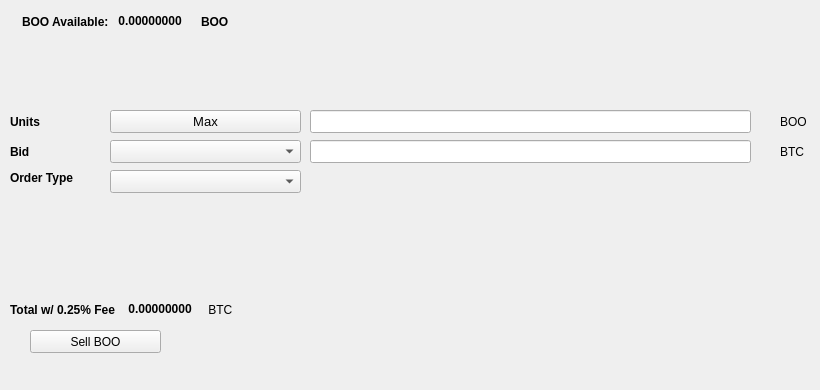
   <widget class="QWidget" name="SellTab">
    <attribute name="title">
     <string>Sell</string>
    </attribute>
    <widget class="QLabel" name="label_16">
     <property name="geometry">
      <rect>
       <x>780</x>
       <y>140</y>
       <width>31</width>
       <height>23</height>
      </rect>
     </property>
     <property name="text">
      <string>BTC</string>
     </property>
    </widget>
    <widget class="QComboBox" name="SellBidcomboBox">
     <property name="geometry">
      <rect>
       <x>110</x>
       <y>140</y>
       <width>191</width>
       <height>23</height>
      </rect>
     </property>
     <property name="font">
      <font>
       <pointsize>10</pointsize>
      </font>
     </property>
    </widget>
    <widget class="QLabel" name="label_18">
     <property name="geometry">
      <rect>
       <x>10</x>
       <y>110</y>
       <width>46</width>
       <height>23</height>
      </rect>
     </property>
     <property name="font">
      <font>
       <weight>75</weight>
       <bold>true</bold>
      </font>
     </property>
     <property name="text">
      <string>Units</string>
     </property>
    </widget>
    <widget class="QPushButton" name="Sell_Max_Amount">
     <property name="geometry">
      <rect>
       <x>110</x>
       <y>110</y>
       <width>191</width>
       <height>23</height>
      </rect>
     </property>
     <property name="font">
      <font>
       <pointsize>10</pointsize>
      </font>
     </property>
     <property name="text">
      <string>Max</string>
     </property>
    </widget>
    <widget class="QLabel" name="label_20">
     <property name="geometry">
      <rect>
       <x>10</x>
       <y>170</y>
       <width>91</width>
       <height>16</height>
      </rect>
     </property>
     <property name="font">
      <font>
       <weight>75</weight>
       <bold>true</bold>
      </font>
     </property>
     <property name="text">
      <string>Order Type</string>
     </property>
    </widget>
    <widget class="QComboBox" name="SellOrdertypeCombo">
     <property name="geometry">
      <rect>
       <x>110</x>
       <y>170</y>
       <width>191</width>
       <height>23</height>
      </rect>
     </property>
     <property name="font">
      <font>
       <pointsize>10</pointsize>
      </font>
     </property>
    </widget>
    <widget class="QLabel" name="label_21">
     <property name="geometry">
      <rect>
       <x>10</x>
       <y>140</y>
       <width>46</width>
       <height>23</height>
      </rect>
     </property>
     <property name="font">
      <font>
       <weight>75</weight>
       <bold>true</bold>
      </font>
     </property>
     <property name="text">
      <string>Bid</string>
     </property>
    </widget>
    <widget class="QLabel" name="label_22">
     <property name="geometry">
      <rect>
       <x>780</x>
       <y>110</y>
       <width>31</width>
       <height>23</height>
      </rect>
     </property>
     <property name="text">
      <string>BOO</string>
     </property>
    </widget>
    <widget class="QLineEdit" name="UnitsInputBOO">
     <property name="geometry">
      <rect>
       <x>310</x>
       <y>110</y>
       <width>441</width>
       <height>23</height>
      </rect>
     </property>
     <property name="font">
      <font>
       <pointsize>9</pointsize>
       <weight>75</weight>
       <bold>true</bold>
      </font>
     </property>
    </widget>
    <widget class="QLineEdit" name="SellBidPriceEdit">
     <property name="geometry">
      <rect>
       <x>310</x>
       <y>140</y>
       <width>441</width>
       <height>23</height>
      </rect>
     </property>
     <property name="font">
      <font>
       <pointsize>9</pointsize>
       <weight>75</weight>
       <bold>true</bold>
      </font>
     </property>
    </widget>
    <widget class="QPushButton" name="SellBOOBTN">
     <property name="geometry">
      <rect>
       <x>30</x>
       <y>330</y>
       <width>131</width>
       <height>23</height>
      </rect>
     </property>
     <property name="text">
      <string>Sell BOO</string>
     </property>
     <property name="icon">
      <iconset resource="../boom">
       <normaloff>:/icons/bitcoin</normaloff>:/icons/bitcoin</iconset>
     </property>
    </widget>
    <widget class="QWidget" name="layoutWidget3">
     <property name="geometry">
      <rect>
       <x>22</x>
       <y>12</y>
       <width>258</width>
       <height>19</height>
      </rect>
     </property>
     <layout class="QHBoxLayout" name="horizontalLayout">
      <item>
       <widget class="QLabel" name="label232_2">
        <property name="font">
         <font>
          <weight>75</weight>
          <bold>true</bold>
         </font>
        </property>
        <property name="text">
         <string>BOO Available:</string>
        </property>
       </widget>
      </item>
      <item>
       <widget class="QLabel" name="BOOAvailableLabel">
        <property name="palette">
         <palette>
          <active>
           <colorrole role="WindowText">
            <brush brushstyle="SolidPattern">
             <color alpha="255">
              <red>0</red>
              <green>0</green>
              <blue>0</blue>
             </color>
            </brush>
           </colorrole>
           <colorrole role="Button">
            <brush brushstyle="SolidPattern">
             <color alpha="255">
              <red>0</red>
              <green>170</green>
              <blue>0</blue>
             </color>
            </brush>
           </colorrole>
           <colorrole role="Light">
            <brush brushstyle="SolidPattern">
             <color alpha="255">
              <red>0</red>
              <green>255</green>
              <blue>0</blue>
             </color>
            </brush>
           </colorrole>
           <colorrole role="Midlight">
            <brush brushstyle="SolidPattern">
             <color alpha="255">
              <red>0</red>
              <green>212</green>
              <blue>0</blue>
             </color>
            </brush>
           </colorrole>
           <colorrole role="Dark">
            <brush brushstyle="SolidPattern">
             <color alpha="255">
              <red>0</red>
              <green>85</green>
              <blue>0</blue>
             </color>
            </brush>
           </colorrole>
           <colorrole role="Mid">
            <brush brushstyle="SolidPattern">
             <color alpha="255">
              <red>0</red>
              <green>113</green>
              <blue>0</blue>
             </color>
            </brush>
           </colorrole>
           <colorrole role="Text">
            <brush brushstyle="SolidPattern">
             <color alpha="255">
              <red>0</red>
              <green>170</green>
              <blue>0</blue>
             </color>
            </brush>
           </colorrole>
           <colorrole role="BrightText">
            <brush brushstyle="SolidPattern">
             <color alpha="255">
              <red>255</red>
              <green>255</green>
              <blue>255</blue>
             </color>
            </brush>
           </colorrole>
           <colorrole role="ButtonText">
            <brush brushstyle="SolidPattern">
             <color alpha="255">
              <red>0</red>
              <green>0</green>
              <blue>0</blue>
             </color>
            </brush>
           </colorrole>
           <colorrole role="Base">
            <brush brushstyle="SolidPattern">
             <color alpha="255">
              <red>255</red>
              <green>255</green>
              <blue>255</blue>
             </color>
            </brush>
           </colorrole>
           <colorrole role="Window">
            <brush brushstyle="SolidPattern">
             <color alpha="255">
              <red>0</red>
              <green>170</green>
              <blue>0</blue>
             </color>
            </brush>
           </colorrole>
           <colorrole role="Shadow">
            <brush brushstyle="SolidPattern">
             <color alpha="255">
              <red>0</red>
              <green>0</green>
              <blue>0</blue>
             </color>
            </brush>
           </colorrole>
           <colorrole role="AlternateBase">
            <brush brushstyle="SolidPattern">
             <color alpha="255">
              <red>127</red>
              <green>212</green>
              <blue>127</blue>
             </color>
            </brush>
           </colorrole>
           <colorrole role="ToolTipBase">
            <brush brushstyle="SolidPattern">
             <color alpha="255">
              <red>255</red>
              <green>255</green>
              <blue>220</blue>
             </color>
            </brush>
           </colorrole>
           <colorrole role="ToolTipText">
            <brush brushstyle="SolidPattern">
             <color alpha="255">
              <red>0</red>
              <green>0</green>
              <blue>0</blue>
             </color>
            </brush>
           </colorrole>
          </active>
          <inactive>
           <colorrole role="WindowText">
            <brush brushstyle="SolidPattern">
             <color alpha="255">
              <red>0</red>
              <green>0</green>
              <blue>0</blue>
             </color>
            </brush>
           </colorrole>
           <colorrole role="Button">
            <brush brushstyle="SolidPattern">
             <color alpha="255">
              <red>0</red>
              <green>170</green>
              <blue>0</blue>
             </color>
            </brush>
           </colorrole>
           <colorrole role="Light">
            <brush brushstyle="SolidPattern">
             <color alpha="255">
              <red>0</red>
              <green>255</green>
              <blue>0</blue>
             </color>
            </brush>
           </colorrole>
           <colorrole role="Midlight">
            <brush brushstyle="SolidPattern">
             <color alpha="255">
              <red>0</red>
              <green>212</green>
              <blue>0</blue>
             </color>
            </brush>
           </colorrole>
           <colorrole role="Dark">
            <brush brushstyle="SolidPattern">
             <color alpha="255">
              <red>0</red>
              <green>85</green>
              <blue>0</blue>
             </color>
            </brush>
           </colorrole>
           <colorrole role="Mid">
            <brush brushstyle="SolidPattern">
             <color alpha="255">
              <red>0</red>
              <green>113</green>
              <blue>0</blue>
             </color>
            </brush>
           </colorrole>
           <colorrole role="Text">
            <brush brushstyle="SolidPattern">
             <color alpha="255">
              <red>0</red>
              <green>170</green>
              <blue>0</blue>
             </color>
            </brush>
           </colorrole>
           <colorrole role="BrightText">
            <brush brushstyle="SolidPattern">
             <color alpha="255">
              <red>255</red>
              <green>255</green>
              <blue>255</blue>
             </color>
            </brush>
           </colorrole>
           <colorrole role="ButtonText">
            <brush brushstyle="SolidPattern">
             <color alpha="255">
              <red>0</red>
              <green>0</green>
              <blue>0</blue>
             </color>
            </brush>
           </colorrole>
           <colorrole role="Base">
            <brush brushstyle="SolidPattern">
             <color alpha="255">
              <red>255</red>
              <green>255</green>
              <blue>255</blue>
             </color>
            </brush>
           </colorrole>
           <colorrole role="Window">
            <brush brushstyle="SolidPattern">
             <color alpha="255">
              <red>0</red>
              <green>170</green>
              <blue>0</blue>
             </color>
            </brush>
           </colorrole>
           <colorrole role="Shadow">
            <brush brushstyle="SolidPattern">
             <color alpha="255">
              <red>0</red>
              <green>0</green>
              <blue>0</blue>
             </color>
            </brush>
           </colorrole>
           <colorrole role="AlternateBase">
            <brush brushstyle="SolidPattern">
             <color alpha="255">
              <red>127</red>
              <green>212</green>
              <blue>127</blue>
             </color>
            </brush>
           </colorrole>
           <colorrole role="ToolTipBase">
            <brush brushstyle="SolidPattern">
             <color alpha="255">
              <red>255</red>
              <green>255</green>
              <blue>220</blue>
             </color>
            </brush>
           </colorrole>
           <colorrole role="ToolTipText">
            <brush brushstyle="SolidPattern">
             <color alpha="255">
              <red>0</red>
              <green>0</green>
              <blue>0</blue>
             </color>
            </brush>
           </colorrole>
          </inactive>
          <disabled>
           <colorrole role="WindowText">
            <brush brushstyle="SolidPattern">
             <color alpha="255">
              <red>0</red>
              <green>85</green>
              <blue>0</blue>
             </color>
            </brush>
           </colorrole>
           <colorrole role="Button">
            <brush brushstyle="SolidPattern">
             <color alpha="255">
              <red>0</red>
              <green>170</green>
              <blue>0</blue>
             </color>
            </brush>
           </colorrole>
           <colorrole role="Light">
            <brush brushstyle="SolidPattern">
             <color alpha="255">
              <red>0</red>
              <green>255</green>
              <blue>0</blue>
             </color>
            </brush>
           </colorrole>
           <colorrole role="Midlight">
            <brush brushstyle="SolidPattern">
             <color alpha="255">
              <red>0</red>
              <green>212</green>
              <blue>0</blue>
             </color>
            </brush>
           </colorrole>
           <colorrole role="Dark">
            <brush brushstyle="SolidPattern">
             <color alpha="255">
              <red>0</red>
              <green>85</green>
              <blue>0</blue>
             </color>
            </brush>
           </colorrole>
           <colorrole role="Mid">
            <brush brushstyle="SolidPattern">
             <color alpha="255">
              <red>0</red>
              <green>113</green>
              <blue>0</blue>
             </color>
            </brush>
           </colorrole>
           <colorrole role="Text">
            <brush brushstyle="SolidPattern">
             <color alpha="255">
              <red>0</red>
              <green>85</green>
              <blue>0</blue>
             </color>
            </brush>
           </colorrole>
           <colorrole role="BrightText">
            <brush brushstyle="SolidPattern">
             <color alpha="255">
              <red>255</red>
              <green>255</green>
              <blue>255</blue>
             </color>
            </brush>
           </colorrole>
           <colorrole role="ButtonText">
            <brush brushstyle="SolidPattern">
             <color alpha="255">
              <red>0</red>
              <green>85</green>
              <blue>0</blue>
             </color>
            </brush>
           </colorrole>
           <colorrole role="Base">
            <brush brushstyle="SolidPattern">
             <color alpha="255">
              <red>0</red>
              <green>170</green>
              <blue>0</blue>
             </color>
            </brush>
           </colorrole>
           <colorrole role="Window">
            <brush brushstyle="SolidPattern">
             <color alpha="255">
              <red>0</red>
              <green>170</green>
              <blue>0</blue>
             </color>
            </brush>
           </colorrole>
           <colorrole role="Shadow">
            <brush brushstyle="SolidPattern">
             <color alpha="255">
              <red>0</red>
              <green>0</green>
              <blue>0</blue>
             </color>
            </brush>
           </colorrole>
           <colorrole role="AlternateBase">
            <brush brushstyle="SolidPattern">
             <color alpha="255">
              <red>0</red>
              <green>170</green>
              <blue>0</blue>
             </color>
            </brush>
           </colorrole>
           <colorrole role="ToolTipBase">
            <brush brushstyle="SolidPattern">
             <color alpha="255">
              <red>255</red>
              <green>255</green>
              <blue>220</blue>
             </color>
            </brush>
           </colorrole>
           <colorrole role="ToolTipText">
            <brush brushstyle="SolidPattern">
             <color alpha="255">
              <red>0</red>
              <green>0</green>
              <blue>0</blue>
             </color>
            </brush>
           </colorrole>
          </disabled>
         </palette>
        </property>
        <property name="font">
         <font>
          <weight>75</weight>
          <bold>true</bold>
         </font>
        </property>
        <property name="text">
         <string> 0.00000000 </string>
        </property>
        <property name="textInteractionFlags">
         <set>Qt::LinksAccessibleByMouse|Qt::TextSelectableByKeyboard|Qt::TextSelectableByMouse</set>
        </property>
       </widget>
      </item>
      <item>
       <widget class="QLabel" name="labelBOO">
        <property name="font">
         <font>
          <weight>75</weight>
          <bold>true</bold>
         </font>
        </property>
        <property name="text">
         <string>BOO</string>
        </property>
       </widget>
      </item>
     </layout>
    </widget>
    <widget class="QWidget" name="layoutWidget">
     <property name="geometry">
      <rect>
       <x>10</x>
       <y>300</y>
       <width>268</width>
       <height>19</height>
      </rect>
     </property>
     <layout class="QHBoxLayout" name="horizontalLayout_2">
      <item>
       <widget class="QLabel" name="label_19">
        <property name="font">
         <font>
          <weight>75</weight>
          <bold>true</bold>
         </font>
        </property>
        <property name="text">
         <string>Total w/ 0.25% Fee </string>
        </property>
       </widget>
      </item>
      <item>
       <widget class="QLabel" name="SellCostLabel">
        <property name="palette">
         <palette>
          <active>
           <colorrole role="WindowText">
            <brush brushstyle="SolidPattern">
             <color alpha="255">
              <red>0</red>
              <green>0</green>
              <blue>0</blue>
             </color>
            </brush>
           </colorrole>
           <colorrole role="Button">
            <brush brushstyle="SolidPattern">
             <color alpha="255">
              <red>0</red>
              <green>170</green>
              <blue>0</blue>
             </color>
            </brush>
           </colorrole>
           <colorrole role="Light">
            <brush brushstyle="SolidPattern">
             <color alpha="255">
              <red>0</red>
              <green>255</green>
              <blue>0</blue>
             </color>
            </brush>
           </colorrole>
           <colorrole role="Midlight">
            <brush brushstyle="SolidPattern">
             <color alpha="255">
              <red>0</red>
              <green>212</green>
              <blue>0</blue>
             </color>
            </brush>
           </colorrole>
           <colorrole role="Dark">
            <brush brushstyle="SolidPattern">
             <color alpha="255">
              <red>0</red>
              <green>85</green>
              <blue>0</blue>
             </color>
            </brush>
           </colorrole>
           <colorrole role="Mid">
            <brush brushstyle="SolidPattern">
             <color alpha="255">
              <red>0</red>
              <green>113</green>
              <blue>0</blue>
             </color>
            </brush>
           </colorrole>
           <colorrole role="Text">
            <brush brushstyle="SolidPattern">
             <color alpha="255">
              <red>0</red>
              <green>170</green>
              <blue>0</blue>
             </color>
            </brush>
           </colorrole>
           <colorrole role="BrightText">
            <brush brushstyle="SolidPattern">
             <color alpha="255">
              <red>255</red>
              <green>255</green>
              <blue>255</blue>
             </color>
            </brush>
           </colorrole>
           <colorrole role="ButtonText">
            <brush brushstyle="SolidPattern">
             <color alpha="255">
              <red>0</red>
              <green>0</green>
              <blue>0</blue>
             </color>
            </brush>
           </colorrole>
           <colorrole role="Base">
            <brush brushstyle="SolidPattern">
             <color alpha="255">
              <red>255</red>
              <green>255</green>
              <blue>255</blue>
             </color>
            </brush>
           </colorrole>
           <colorrole role="Window">
            <brush brushstyle="SolidPattern">
             <color alpha="255">
              <red>0</red>
              <green>170</green>
              <blue>0</blue>
             </color>
            </brush>
           </colorrole>
           <colorrole role="Shadow">
            <brush brushstyle="SolidPattern">
             <color alpha="255">
              <red>0</red>
              <green>0</green>
              <blue>0</blue>
             </color>
            </brush>
           </colorrole>
           <colorrole role="AlternateBase">
            <brush brushstyle="SolidPattern">
             <color alpha="255">
              <red>127</red>
              <green>212</green>
              <blue>127</blue>
             </color>
            </brush>
           </colorrole>
           <colorrole role="ToolTipBase">
            <brush brushstyle="SolidPattern">
             <color alpha="255">
              <red>255</red>
              <green>255</green>
              <blue>220</blue>
             </color>
            </brush>
           </colorrole>
           <colorrole role="ToolTipText">
            <brush brushstyle="SolidPattern">
             <color alpha="255">
              <red>0</red>
              <green>0</green>
              <blue>0</blue>
             </color>
            </brush>
           </colorrole>
          </active>
          <inactive>
           <colorrole role="WindowText">
            <brush brushstyle="SolidPattern">
             <color alpha="255">
              <red>0</red>
              <green>0</green>
              <blue>0</blue>
             </color>
            </brush>
           </colorrole>
           <colorrole role="Button">
            <brush brushstyle="SolidPattern">
             <color alpha="255">
              <red>0</red>
              <green>170</green>
              <blue>0</blue>
             </color>
            </brush>
           </colorrole>
           <colorrole role="Light">
            <brush brushstyle="SolidPattern">
             <color alpha="255">
              <red>0</red>
              <green>255</green>
              <blue>0</blue>
             </color>
            </brush>
           </colorrole>
           <colorrole role="Midlight">
            <brush brushstyle="SolidPattern">
             <color alpha="255">
              <red>0</red>
              <green>212</green>
              <blue>0</blue>
             </color>
            </brush>
           </colorrole>
           <colorrole role="Dark">
            <brush brushstyle="SolidPattern">
             <color alpha="255">
              <red>0</red>
              <green>85</green>
              <blue>0</blue>
             </color>
            </brush>
           </colorrole>
           <colorrole role="Mid">
            <brush brushstyle="SolidPattern">
             <color alpha="255">
              <red>0</red>
              <green>113</green>
              <blue>0</blue>
             </color>
            </brush>
           </colorrole>
           <colorrole role="Text">
            <brush brushstyle="SolidPattern">
             <color alpha="255">
              <red>0</red>
              <green>170</green>
              <blue>0</blue>
             </color>
            </brush>
           </colorrole>
           <colorrole role="BrightText">
            <brush brushstyle="SolidPattern">
             <color alpha="255">
              <red>255</red>
              <green>255</green>
              <blue>255</blue>
             </color>
            </brush>
           </colorrole>
           <colorrole role="ButtonText">
            <brush brushstyle="SolidPattern">
             <color alpha="255">
              <red>0</red>
              <green>0</green>
              <blue>0</blue>
             </color>
            </brush>
           </colorrole>
           <colorrole role="Base">
            <brush brushstyle="SolidPattern">
             <color alpha="255">
              <red>255</red>
              <green>255</green>
              <blue>255</blue>
             </color>
            </brush>
           </colorrole>
           <colorrole role="Window">
            <brush brushstyle="SolidPattern">
             <color alpha="255">
              <red>0</red>
              <green>170</green>
              <blue>0</blue>
             </color>
            </brush>
           </colorrole>
           <colorrole role="Shadow">
            <brush brushstyle="SolidPattern">
             <color alpha="255">
              <red>0</red>
              <green>0</green>
              <blue>0</blue>
             </color>
            </brush>
           </colorrole>
           <colorrole role="AlternateBase">
            <brush brushstyle="SolidPattern">
             <color alpha="255">
              <red>127</red>
              <green>212</green>
              <blue>127</blue>
             </color>
            </brush>
           </colorrole>
           <colorrole role="ToolTipBase">
            <brush brushstyle="SolidPattern">
             <color alpha="255">
              <red>255</red>
              <green>255</green>
              <blue>220</blue>
             </color>
            </brush>
           </colorrole>
           <colorrole role="ToolTipText">
            <brush brushstyle="SolidPattern">
             <color alpha="255">
              <red>0</red>
              <green>0</green>
              <blue>0</blue>
             </color>
            </brush>
           </colorrole>
          </inactive>
          <disabled>
           <colorrole role="WindowText">
            <brush brushstyle="SolidPattern">
             <color alpha="255">
              <red>0</red>
              <green>85</green>
              <blue>0</blue>
             </color>
            </brush>
           </colorrole>
           <colorrole role="Button">
            <brush brushstyle="SolidPattern">
             <color alpha="255">
              <red>0</red>
              <green>170</green>
              <blue>0</blue>
             </color>
            </brush>
           </colorrole>
           <colorrole role="Light">
            <brush brushstyle="SolidPattern">
             <color alpha="255">
              <red>0</red>
              <green>255</green>
              <blue>0</blue>
             </color>
            </brush>
           </colorrole>
           <colorrole role="Midlight">
            <brush brushstyle="SolidPattern">
             <color alpha="255">
              <red>0</red>
              <green>212</green>
              <blue>0</blue>
             </color>
            </brush>
           </colorrole>
           <colorrole role="Dark">
            <brush brushstyle="SolidPattern">
             <color alpha="255">
              <red>0</red>
              <green>85</green>
              <blue>0</blue>
             </color>
            </brush>
           </colorrole>
           <colorrole role="Mid">
            <brush brushstyle="SolidPattern">
             <color alpha="255">
              <red>0</red>
              <green>113</green>
              <blue>0</blue>
             </color>
            </brush>
           </colorrole>
           <colorrole role="Text">
            <brush brushstyle="SolidPattern">
             <color alpha="255">
              <red>0</red>
              <green>85</green>
              <blue>0</blue>
             </color>
            </brush>
           </colorrole>
           <colorrole role="BrightText">
            <brush brushstyle="SolidPattern">
             <color alpha="255">
              <red>255</red>
              <green>255</green>
              <blue>255</blue>
             </color>
            </brush>
           </colorrole>
           <colorrole role="ButtonText">
            <brush brushstyle="SolidPattern">
             <color alpha="255">
              <red>0</red>
              <green>85</green>
              <blue>0</blue>
             </color>
            </brush>
           </colorrole>
           <colorrole role="Base">
            <brush brushstyle="SolidPattern">
             <color alpha="255">
              <red>0</red>
              <green>170</green>
              <blue>0</blue>
             </color>
            </brush>
           </colorrole>
           <colorrole role="Window">
            <brush brushstyle="SolidPattern">
             <color alpha="255">
              <red>0</red>
              <green>170</green>
              <blue>0</blue>
             </color>
            </brush>
           </colorrole>
           <colorrole role="Shadow">
            <brush brushstyle="SolidPattern">
             <color alpha="255">
              <red>0</red>
              <green>0</green>
              <blue>0</blue>
             </color>
            </brush>
           </colorrole>
           <colorrole role="AlternateBase">
            <brush brushstyle="SolidPattern">
             <color alpha="255">
              <red>0</red>
              <green>170</green>
              <blue>0</blue>
             </color>
            </brush>
           </colorrole>
           <colorrole role="ToolTipBase">
            <brush brushstyle="SolidPattern">
             <color alpha="255">
              <red>255</red>
              <green>255</green>
              <blue>220</blue>
             </color>
            </brush>
           </colorrole>
           <colorrole role="ToolTipText">
            <brush brushstyle="SolidPattern">
             <color alpha="255">
              <red>0</red>
              <green>0</green>
              <blue>0</blue>
             </color>
            </brush>
           </colorrole>
          </disabled>
         </palette>
        </property>
        <property name="font">
         <font>
          <weight>75</weight>
          <bold>true</bold>
         </font>
        </property>
        <property name="autoFillBackground">
         <bool>false</bool>
        </property>
        <property name="text">
         <string> 0.00000000</string>
        </property>
        <property name="textInteractionFlags">
         <set>Qt::LinksAccessibleByMouse|Qt::TextSelectableByMouse</set>
        </property>
       </widget>
      </item>
      <item>
       <widget class="QLabel" name="label_17">
        <property name="font">
         <font>
          <weight>50</weight>
          <bold>false</bold>
         </font>
        </property>
        <property name="text">
         <string> BTC</string>
        </property>
       </widget>
      </item>
     </layout>
    </widget>
    <widget class="QLabel" name="label_23">
     <property name="geometry">
      <rect>
       <x>460</x>
       <y>300</y>
       <width>281</width>
       <height>81</height>
      </rect>
     </property>
     <property name="text">
      <string/>
     </property>
     <property name="pixmap">
      <pixmap>:/images/bittrex</pixmap>
     </property>
    </widget>
   </widget>
